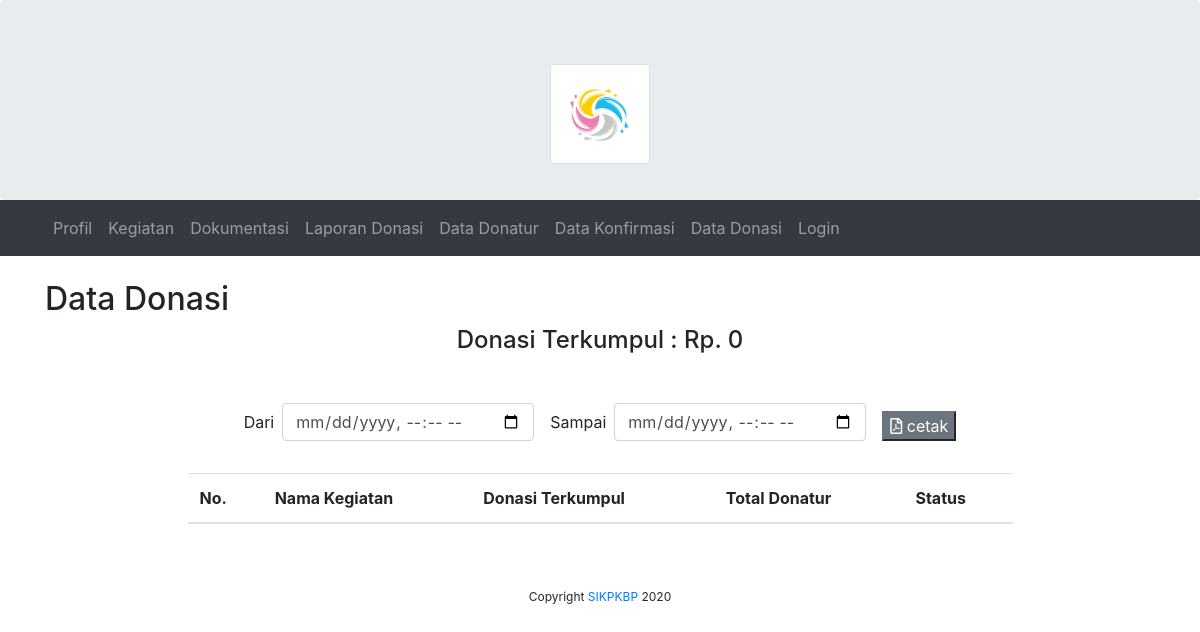
Before: /index.php/admin/donasi with the older database file.
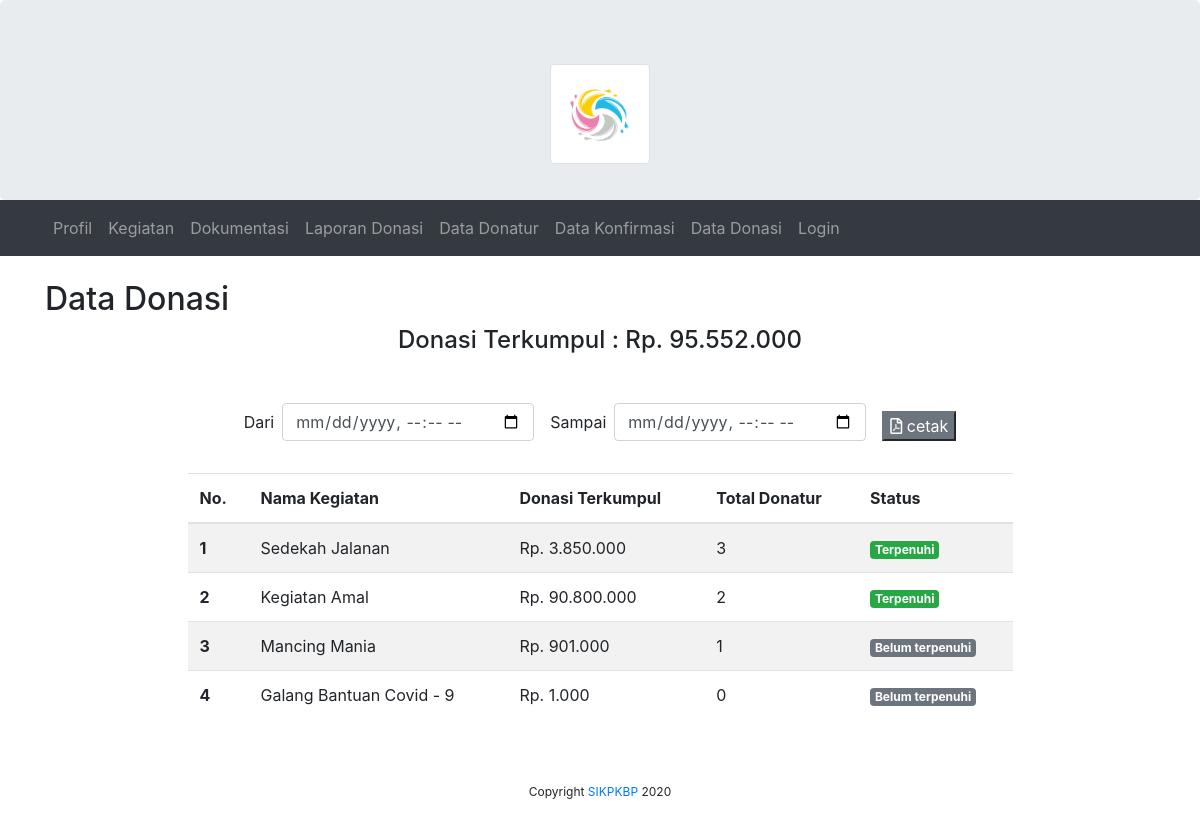
After: the same page with the newer database file.
### tables this page shows
CREATE TABLE `tbl_kegiatan` (
  `id_kegiatan` int(11) NOT NULL,
  `nama_kegiatan` varchar(255) DEFAULT NULL,
  `time_pelakasanaan_kegiatan` datetime DEFAULT NULL,
  `gambar_kegiatan` varchar(255) DEFAULT NULL,
  `deskripsi_kegitan` varchar(255) DEFAULT NULL,
  `nominal_dana_kegiatan` varchar(255) DEFAULT NULL,
  `time_create_kegiatan` datetime DEFAULT NULL,
  `time_update_kegiatan` datetime DEFAULT NULL,
  `id_users` int(11) DEFAULT NULL,
  `status_kegiatan` enum('aktif','belum_aktif') DEFAULT NULL
);

### application/controllers/admin/Donasi.php (called while the page is built, shortened)
<?php
class Donasi extends CI_Controller
{
    public function index()
    {
        $data = [
            'title' => 'SISTEM INFORMASI KEGIATAN DAN PENGELOLAAN KOMUNITAS BENANG PUTIH',
            'users' => $this->db->get_where('tbl_users', ['email' => $this->session->userdata('email')])->row_array(),
            'alldonasi' => $this->Donasi_model->getTotalDonaturKegiatan(),
            'totaldonasi' => $this->Donasi_model->getTotaldonasi(),
            'detaildonatur' => $this->Donasi_model->getDetaildonatur()
        ];
        $this->load->view('templates/header', $data);
        $this->load->view('templates/navbar_admin');
        $this->load->view('admin/donasi/index');
        $this->load->view('templates/footer');
    }
}

### index.php (called while the page is built, shortened)
<?php
require_once BASEPATH.'core/CodeIgniter.php';

### application/models/Donasi_model.php (called while the page is built, shortened)
<?php
class Donasi_model extends CI_Model
{
    public function getTotalDonaturKegiatan()
    {
        $this->db->select('tbl_kegiatan.id_kegiatan,tbl_kegiatan.gambar_kegiatan,tbl_kegiatan.nama_kegiatan,tbl_kegiatan.nominal_dana_kegiatan,tbl_kegiatan.time_pelakasanaan_kegiatan,sum(tbl_donasi.nominal_donasi) as total,count(tbl_donasi.id_users) as totaldonatur');
        $this->db->from('tbl_donasi');
        $this->db->join('tbl_kegiatan', 'tbl_kegiatan.id_kegiatan=tbl_donasi.id_kegiatan');
        $this->db->group_by('tbl_kegiatan.id_kegiatan');
        $this->db->where('validasi_donasi !=', 'belum_transfer');
        $result = $this->db->get();
        return $result->result();
    }
    public function getTotaldonasi()
    {
        $this->db->select('sum(tbl_donasi.nominal_donasi) as total');
        $this->db->from('tbl_donasi');
        $this->db->where('validasi_donasi !=', 'belum_transfer');
        $result = $this->db->get();
        return $result->result();
    }
    public function getDetaildonatur()
    {
        $this->db->select('*');
        $this->db->from('tbl_donasi');
        $this->db->join('tbl_users', 'tbl_users.id_users=tbl_donasi.id_users');
        $this->db->join('tbl_kegiatan', 'tbl_kegiatan.id_kegiatan=tbl_donasi.id_kegiatan');
        $this->db->group_by('tbl_users.id_users');
        $this->db->where('validasi_donasi !=', 'belum_transfer');
        $result = $this->db->get();
        return $result->result();
    }
}

### application/views/admin/donasi/index.php (the view, shortened to what the changed rows need)
<div class="container mt-4">
    <div class="row">
        <div class="col-sm-5">
            <h2>Data Donasi</h2>
        </div>
    </div>
    <div class="text-center mb-5">
        <?php $no = 1;
        foreach ($totaldonasi as $data) : ?>
            <h4>Donasi Terkumpul : Rp. <?= number_format($data->total, 0, ',', '.'); ?></h4>
        <?php endforeach ?>
    </div>
    <div class="row mt-4 mb-5 justify-content-center">
        <div class="col-sm-9">
            <table class="table table-striped" id="datatable">
                <thead>
                    <tr>
                        <th scope="col">No.</th>
                        <th scope="col">Nama Kegiatan</th>
                        <th scope="col">Donasi Terkumpul</th>
                        <th scope="col">Total Donatur</th>
                        <th scope="col">Status</th>
                    </tr>
                </thead>
                <tbody>
                    <?php $no = 1;
                    foreach ($alldonasi as $data) : ?>
                        <tr>
                            <th scope="row"><?= $no++ ?></th>
                            <td><?= $data->nama_kegiatan ?></td>
                            <td>Rp. <?= number_format($data->total, 0, ',', '.') ?></td>
                            <td><?= $data->totaldonatur ?></td>
                            <td>
                                <?php if ($data->total <= $data->nominal_dana_kegiatan) { ?>
                                    <a style="color: white;" class="badge badge-secondary">
                                        Belum terpenuhi
                                    </a>
                                <?php } elseif ($data->total >= $data->nominal_dana_kegiatan) { ?>
                                    <a style="color: white;" class="badge badge-success">
                                        Terpenuhi
                                    </a>
                                <?php } ?>
                            </td>
                        </tr>
                    <?php endforeach ?>
                </tbody>
            </table>
        </div>
    </div>
</div>

Changed rows visible on the page:
added tbl_kegiatan: nama_kegiatan "Sedekah Jalanan", total "3.850.000", totaldonatur "3", nominal_dana_kegiatan "Terpenuhi"
added tbl_kegiatan: nama_kegiatan "Kegiatan Amal", total "90.800.000", totaldonatur "2", nominal_dana_kegiatan "Terpenuhi"
added tbl_kegiatan: nama_kegiatan "Mancing Mania", total "901.000", totaldonatur "1", nominal_dana_kegiatan "Belum terpenuhi"
added tbl_kegiatan: nama_kegiatan "Galang Bantuan Covid - 9", total "1.000", totaldonatur "0", nominal_dana_kegiatan "Belum terpenuhi"
Other visible differences:
new list line: "Donasi Terkumpul : Rp. 95.552.000"
list line gone: "Donasi Terkumpul : Rp. 0"
